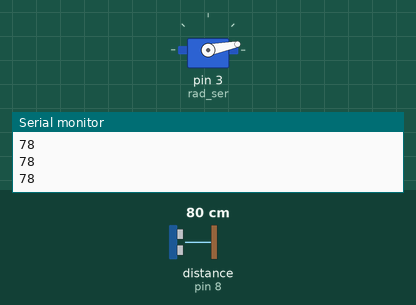
This sketch was run on a simulated Arduino Uno, built with avr-gcc and run on an emulated ATmega328P. On the bench: servo, the last lines printed to the serial monitor. Wiring (inferred from the names in the program): ultrasonic range finder: trigger pin 7; echo pin 8. Inputs (shaded band) come from the test bench; at power-on: distance to the obstacle (sensor on pin 8) 80 cm. The echo pulse lasts 58.3 µs per cm.

Above: at 1.2 s.
1.3 s: distance to the obstacle (sensor on pin 8) set to 2 cm
4.3 s: distance to the obstacle (sensor on pin 8) set to 120 cm
At 4.4 s:
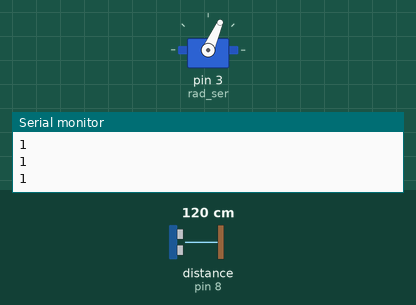
7.3 s: distance to the obstacle (sensor on pin 8) set to 4 cm
At 8.2 s:
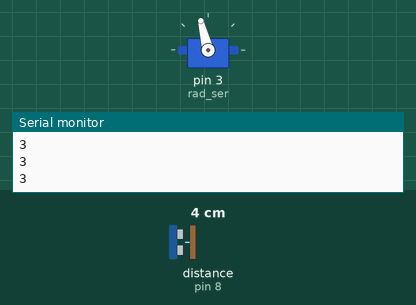
10.3 s: distance to the obstacle (sensor on pin 8) set to 60 cm
At 10.48 s:
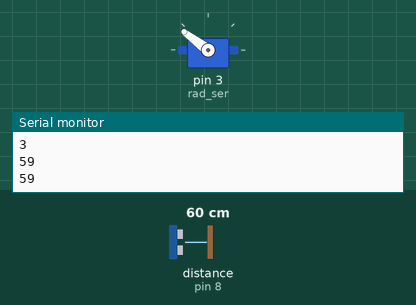
13.3 s: distance to the obstacle (sensor on pin 8) set to 9 cm
Timing chart, 0 to 17.3 s (numbered marks = the images above; inputs shaded):
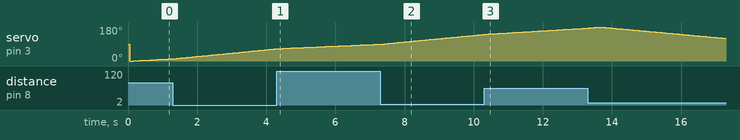

The sketch:

Radixfy.ino
```cpp
#include <Servo.h>
//#include <NewPing.h>
#define rad 360
#define MAX_DISTANCE 400
#define TRIG_PIN 7
int x=0;
#define ECHO_PIN 8
long duration;
int distance;
Servo rad_ser;
//NewPing sonar(trigger_pin,echo_pin,MAX_DISTANCE);
void setup() {
  // put your setup code here, to run once:
    rad_ser.attach(3);
    pinMode(ECHO_PIN,INPUT);
    pinMode(TRIG_PIN,OUTPUT);
    Serial.begin(9600);
}
int serv_run(){
  if(x<180){
    rad_ser.write(x);
  }
  else{
    rad_ser.write(rad-x);
  }
  x++;
  if(x==360)
    x=0;
}
int getdistandsend() {
  int sumv=0;
  for(int i =0;i<10;i++){
  digitalWrite(TRIG_PIN, LOW);
  delayMicroseconds(2);
  digitalWrite(TRIG_PIN, HIGH);
  delayMicroseconds(10);
  digitalWrite(TRIG_PIN, LOW);
  duration = pulseIn(ECHO_PIN, HIGH);
  distance= duration*0.034/2;
  if(distance<150)
  sumv+=distance;
  }
  sumv/=10;

    Serial.println(sumv);
}
void loop() {
  // put your main code here, to run repeatedly:
  delay(50);
  serv_run();
  getdistandsend();
}
```

Measured:
- by itself, servo on pin 3 (rad_ser): rises from 174° to 180° in 0.30 s, then falls to 120° in 3.6 s
